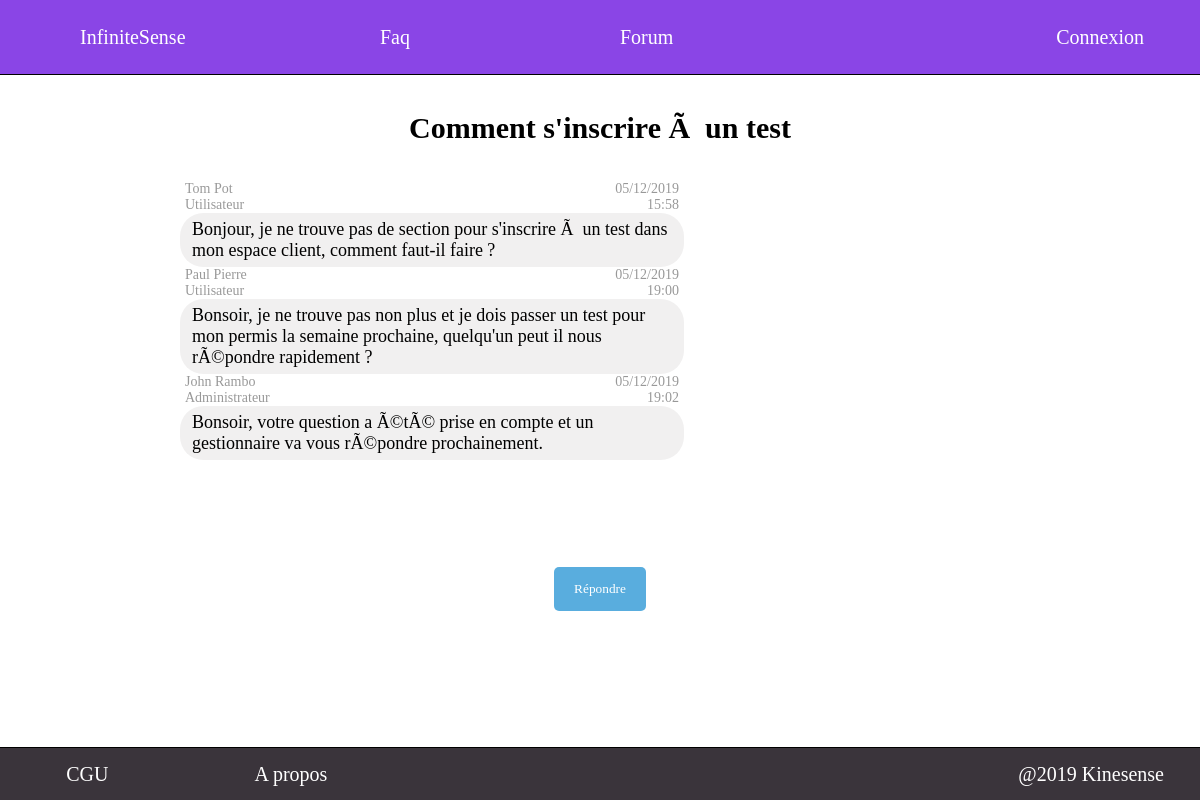
The page /src/view/autre/Forum_sujet.php?id_sujet=2 on the database as committed earlier.
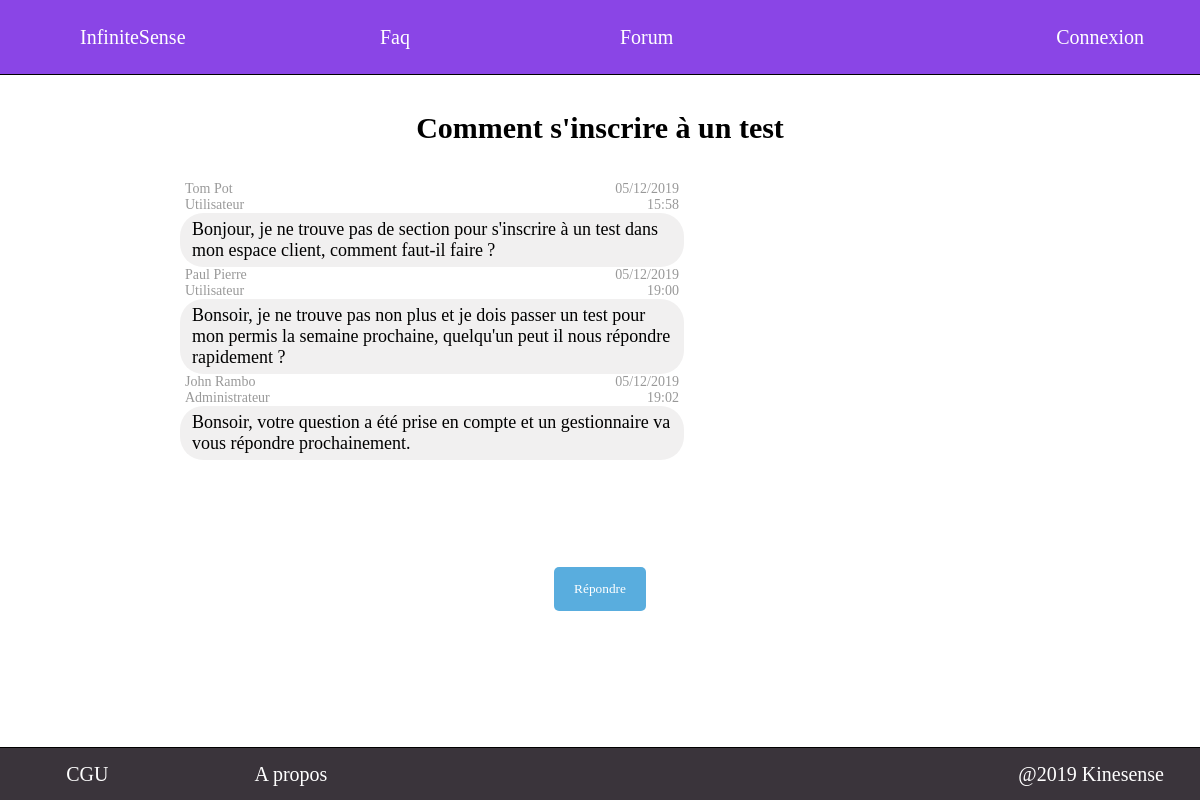
The same page on the database as committed later.
### tables this page shows
CREATE TABLE sujet_forum(
	id_sujet INT AUTO_INCREMENT PRIMARY KEY,
	id_utilisateur INT NOT NULL,
	titre VARCHAR(255) NOT NULL,
	date_creation_sujet DATETIME NOT NULL,
	CONSTRAINT fk_sujet_forum_utilisateur FOREIGN KEY (id_utilisateur) REFERENCES utilisateur(id_utilisateur)
);

CREATE TABLE message_forum(
	id_message INT AUTO_INCREMENT PRIMARY KEY,
	id_sujet INT NOT NULL,
	id_utilisateur INT NOT NULL,
	message TEXT NOT NULL,
	date_poste DATETIME NOT NULL,
	CONSTRAINT fk_message_forum_sujet FOREIGN KEY (id_sujet) REFERENCES sujet_forum(id_sujet),
	CONSTRAINT fk_message_forum_utilisateur FOREIGN KEY (id_utilisateur) REFERENCES utilisateur(id_utilisateur)
);

CREATE TABLE utilisateur(
	id_utilisateur INT AUTO_INCREMENT PRIMARY KEY,
	prenom VARCHAR(30) DEFAULT NULL,
	nom VARCHAR(30) DEFAULT NULL,
	adresse_mail VARCHAR(50) NOT NULL UNIQUE,
	mot_de_passe VARCHAR(255) DEFAULT NULL,
	role CHAR NOT NULL
);

### src/model/convert_role.php (called while the page is built, shortened)
<?php
function char_to_str($char) {
  if ($char==='A') {return('Administrateur');}
  if ($char==='U') {return('Utilisateur');}
  return('error');
}
?>

### src/view/autre/Forum_sujet.php (the view, shortened to what this page needs)
<!DOCTYPE html>
<html>
	<head>
		<link rel="stylesheet" href="../../public/css/autre/Forum_sujet.css"/>
	</head>
	<body>
		<?php include("../general/Header.php"); ?>
    <?php
    if (!isset($_SESSION['id_utilisateur'])) {$id_utilisateur=0;} else {$id_utilisateur=$_SESSION['id_utilisateur'];}
		if (!isset($_SESSION['role'])) {$role='U';} else {$role=$_SESSION['role'];}
    ?>
		<?php include('../general/Message_serveur.php');?>
    <section>
			<?php
			$db = db_connect();
				?><script> show_message('Connexion à la base de donnée impossible','red'); </script><?php
			try {
        $id_sujet=$_GET['id_sujet'];
				$req = "SELECT titre FROM sujet_forum WHERE id_sujet=$id_sujet";
			  $rep = $db->query($req);
        $titre=$rep->fetch();
        echo '<h1>'.$titre['titre'].'</h1>';
			} catch (Exception $e)
			{
				?><script type="text/javascript"> show_message('Erreur serveur','red'); </script><?php
				exit;
			}
      $req2="SELECT * FROM message_forum WHERE id_sujet=$id_sujet ORDER BY date_poste ASC";
      $rep2=$db->query($req2);
			?>
			<div id="conversation">
				<?php
      	while ($infos_message=$rep2->fetch()) {?>
          <div class=
          <?php
          if ($infos_message['id_utilisateur']==$id_utilisateur) {echo 'message_self';} else {echo 'message_other';}
          ?>
          >
          <?php
          try {
            $id_utilisateur_message=$infos_message['id_utilisateur'];
            $req3 = "SELECT nom, prenom, role FROM utilisateur where id_utilisateur=$id_utilisateur_message";
            $rep3 = $db->query($req3);
            $user=$rep3->fetch();
						include_once('../../model/convert_role.php');
						if (char_to_str($user['role'])=='error') {
							?><script type="text/javascript"> show_message("Erreur serveur au message d'id="+<?php echo $infos_message['id_message'] ?>,'red'); </script><?php
						} else {
							?>
							<div class="message">
								<div class="utilisateur">
									<?php
									$prenom=$user['prenom'];
									$nom=$user['nom'];
									$texte=$infos_message['message'];
									$texte=str_replace("\n\r","<br/>",$texte);
									$texte=str_replace("\r\n","<br/>",$texte);
									$texte=str_replace("\r","<br/>",$texte);
									$texte=str_replace("\n","<br/>",$texte);
									if ($role=='A') {
										echo "<a href='../accueil/Accueil_admin?search=".addslashes($prenom)."+".addslashes($nom)."'>";
										echo $prenom." ".$nom.'<br>'.char_to_str($user['role'])."</a>";
									} else {
										echo $prenom." ".$nom.'<br>'.char_to_str($user['role']);
									}
									?>
								</div>
								<div class="date"><?php echo date('d/m/Y', strtotime($infos_message['date_poste'])).'<br>'.date('H:i', strtotime($infos_message['date_poste'])); ?></div>
								<div class="texte"><?php echo $texte; ?></div>
							</div>
								<?php
						}
          } catch (Exception $e)
          {
            ?><script type="text/javascript">
            show_message("Erreur serveur au message id="+<?php echo $infos_message['id_message'] ?>,'red');
            </script><?php
          }
          ?>
          </div>
      	<?php
				}
				?>
      </div>
			<?php
			if ($id_utilisateur==0) {
				?><button type='button' id='new_message' onclick="show_connexion_form()">Répondre</button><?php
			} else {
				?><button type='button' id='new_message' onclick='show_new_message_form()'>Répondre</button><?php
			}
			?>
		</section>
		<?php include("../general/Footer.php"); ?>
	</body>
</html>

### src/view/general/Header.php (shortened to what this page needs)
<!DOCTYPE html>
<html>
	<head>
		<link rel="stylesheet" href="../../public/css/general/Header.css" />
	</head>
	<header>
		<ul id="deroulant">
			<li><a href="../../index.html">InfiniteSense</a></li>
			<li><a href="../autre/Faq.php">Faq</a></li>
			<li><a href="../autre/Forum.php">Forum</a></li>
			<?php
			if (isset($_SESSION['role']))
			{
				include_once('../../model/convert_role.php');
				$role=char_to_str($_SESSION['role']);
				if ($role=="Administrateur") {$accueil="Accueil_admin.php";}
				if ($role=="Gestionnaire") {$accueil="Accueil_gestionnaire.php";}
				if ($role=="Utilisateur") {$accueil="Accueil_utilisateur.php";}
				if ($role=='error') {header('Location:../loggedout/Connexion?error=5.php');exit;}
				echo '<li id="menu">'.$_SESSION['prenom'].' '.$_SESSION['nom'].'<ul>';
				if(basename($_SERVER['PHP_SELF']) !==$accueil) {echo "<li><a href='../accueil/".$accueil."'>Accueil</a></li>";}
				if(basename($_SERVER['PHP_SELF']) !=='Profil.php') {echo '<li><a href="../autre/Profil.php">Profil</a></li>';}
				echo '<li><a href="../../controller/logout.php">Déconnexion</a></li>';
				echo '</ul></li>';
			} else {
				echo '<li><a href="../loggedout/Connexion.php">Connexion</a></li>';
			}
			?>
		</ul>
	</header>
</html>

### src/view/general/Message_serveur.php (shortened to what this page needs)
<!DOCTYPE html>
<html>
	<head>
		<link rel="stylesheet" href="../../public/css/general/Message_serveur.css" />
	</head>
	<body onload=get_message(<?php echo json_encode($_GET);?>);>
  </body>
</html>

### src/view/general/Footer.php (shortened to what this page needs)
<!DOCTYPE html>
<html>
	<head>
		<link rel="stylesheet" href="../../public/css/general/Footer.css" />
	</head>
	<body>
    <footer>
      <ul>
        <li>CGU</li>
        <li>A propos</li>
        <li>@2019 Kinesense</li>
      </ul>
    </footer>
  </body>
</html>

### src/public/css/autre/Forum_sujet.css (style rules this page uses)
section { position:relative; top:75px; width:100%; }
section h1 { position: relative; margin-top: 3%; margin-bottom: 3%; text-align: center; font-size: 30px; }
#conversation { position:relative; overflow-y: auto; height:350px; scrollbar-width: thin; width: 70%; margin: auto; overflow-x: hidden; }
#conversation > * { max-width: 60%; display: flex; }
#conversation .message_other { float:left; clear: both; flex-direction: row-reverse; }
#conversation > * > .message > .utilisateur { float:left; opacity: .40; text-align: left; margin: 0px 5px; font-size: 14px; }
#conversation > * > .message > .date { float:right; opacity: .40; text-align: right; margin: 0px 5px; font-size: 14px; }
#conversation > * > .message > .texte { clear: both; border: none; border-radius: 1.3em; padding: 6px 12px; font-size: 18px; }
#conversation > .message_other > .message > .texte { background-color: #f1f0f0; float:left; }
section #new_message { background-color: #59adde; color: white; padding: 14px 20px; border: none; outline: none; border-radius: 5px; display: block; margin: auto; margin-top: 3%; margin-bottom: 3%; }
:root { --cancel_color: #ff476f; --delete_color: #59adde; }

### src/public/css/general/Header.css (style rules this page uses)
* { font-family: Cambria;padding: 0; margin: 0; }
header { min-width: 500px; background:#8a45e6; position:fixed; top:0; z-index: 1; height: 74px; width:100%; border-bottom:1px black solid; }
header ul { list-style-type: none; }
header > ul { display:flex; width:100%; }
header > ul > li { font-size:20px; text-align:center; position: absolute; color:white; margin-top: 12px; margin-bottom:12px; padding:14px 20px; }
header a { text-decoration: none; transition: all 0.2s; }
header > ul > li > a { color: white; }
header > ul > li:nth-child(1) { left:5%; }
header > ul > li:nth-child(2) { left:30%; }
header > ul > li:nth-child(3) { left:50%; }
header > ul > li:nth-child(4) { right:3%; }

### src/public/css/general/Connexion_form.css (style rules this page uses)
:root { --cancel_color: #ff476f; --delete_color: #59adde; }

### src/public/css/general/Footer.css (style rules this page uses)
footer { position:fixed; bottom:0; z-index: 1; background: #3a343b; height: 52px; width:100%; border-top:1px black solid; }
footer ul { list-style-type:none; display:flex; width:100%; }
footer ul li { font-size:20px; height:100%; color:white; padding-top:15px; padding-bottom:15px; }
footer ul li:nth-child(1) { width:15%; text-align:center; }
footer ul li:nth-child(2) { width:20%; text-align:center; }
footer ul li:nth-child(3) { width:65%; text-align:right; padding-right:3%; }

Rows that differ between the two databases and show on the page:
changed sujet_forum: titre "Comment s'inscrire Ã un test" → "Comment s'inscrire à un test"
changed message_forum "Tom": message "Bonjour, je ne trouve pas de section pour s'inscrire Ã un test dans mon espace client, comment faut-il faire ?" → "Bonjour, je ne trouve pas de section pour s'inscrire à un test dans mon espace client, comment faut-il faire ?"
changed message_forum "Paul": message "Bonsoir, je ne trouve pas non plus et je dois passer un test pour mon permis la semaine prochaine, quelqu'un peut il nous rÃ©pondre rapidement ?" → "Bonsoir, je ne trouve pas non plus et je dois passer un test pour mon permis la semaine prochaine, quelqu'un peut il nous répondre rapidement ?"
changed message_forum "John": message "Bonsoir, votre question a Ã©tÃ© prise en compte et un gestionnaire va vous rÃ©pondre prochainement." → "Bonsoir, votre question a été prise en compte et un gestionnaire va vous répondre prochainement."
